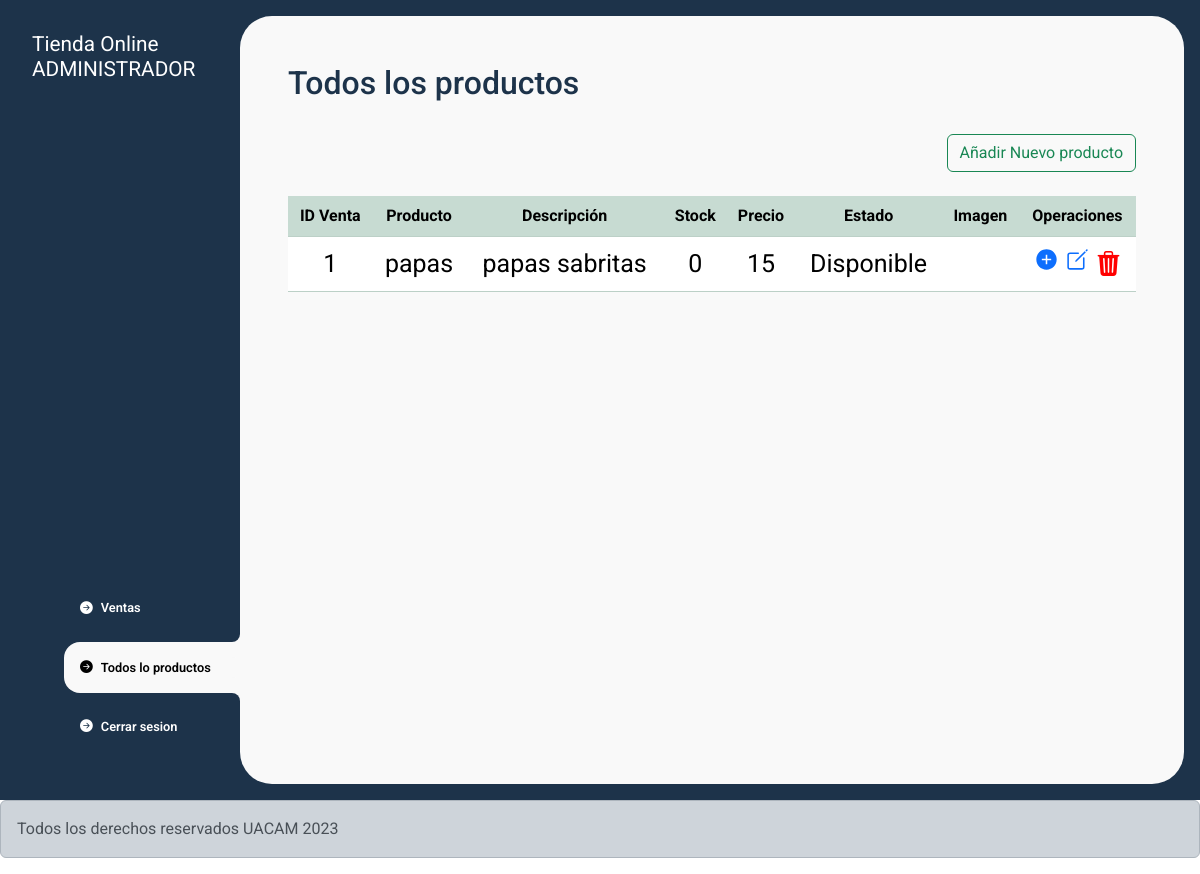
Page /src/webAdmin/dashboard.php on the earlier database version.
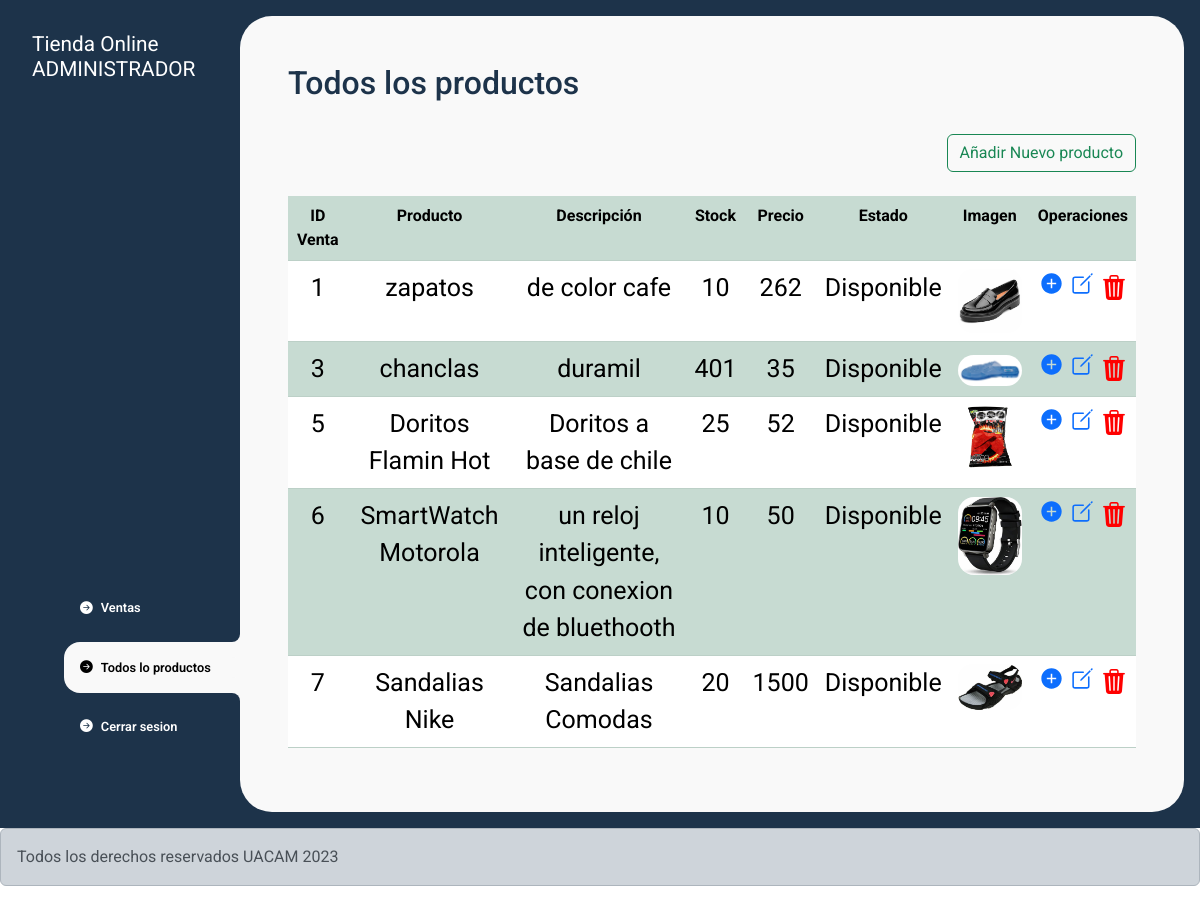
Same page on the later database version.
### tables this page shows
CREATE TABLE `productos` (
  `id_producto` int(11) NOT NULL,
  `nombre` varchar(50) NOT NULL,
  `description` varchar(100) NOT NULL,
  `stock` int(11) NOT NULL DEFAULT 0,
  `Precio` float DEFAULT 0,
  `imagen` varchar(250) NOT NULL,
  `Estado` varchar(20) NOT NULL DEFAULT 'Disponible'
);

### src/webAdmin/dashboard.php (the view, shortened to what this page needs)
<?php
  include('./../../includes/conexion.php');
?>
<!DOCTYPE html>
<html lang="en">
<head>
    <?php
      include("./../../includes/head.php");
?>
    <link rel="stylesheet" href="./../../css/main.css">
</head>
<body>
    <div class="wrapper">
        <?php
      include("./../../includes/headerAdmin.php");
?>
        <main>
            <h2 class="titulo-principal">Todos los productos</h2>
            <div class="btn-add-products">
                <a href="./add_Products.php" type="button" class=" btn btn-outline-success">Añadir Nuevo producto</a>
            </div>
            <?php
               $productQueyr = mysqli_query($conn,"SELECT*FROM productos");
            ?>
            <br>
            <table class="table table-success table-striped">
                <tr class="bg-gray-100 border-b-2 border-gray-200 p-2 text-center">
                    <th class="p-2">ID Venta</th>
                    <th class="p-2">Producto</th>
                    <th class="p-2">Descripción</th>
                    <th class="p-2">Stock</th>
                    <th class="p-2">Precio</th>
                    <th class="p-2">Estado</th>
                    <th class="p-2">Imagen</th>
                    <th class="w-1/5 p-2">Operaciones</th>
                </tr>
                <?php
		while($row = $productQueyr->fetch_assoc()) {
			echo'<tr style="font-size: 25px;"class="text-center">';
				echo'<td class="bg-white p-2">'.$row["id_producto"].'</td>';
				echo'<td class="bg-white p-2">'.$row["nombre"].'</td>';
				echo'<td class="bg-white p-2">'.$row["description"].'</td>';
				echo'<td class="bg-white p-2">'.$row["stock"].'</td>';
				echo'<td class="bg-white p-2">'.$row["Precio"].'</td>';
				echo'<td class="bg-white p-2">'.$row["Estado"].'</td>';
                echo'<td class="bg-white p-2"><img class="carrito-producto-imagen" src="./../../img/'.$row['imagen'].'" alt="">'.'</td>';
                echo'<td class="bg-white p-2">
                    <a href="./plus_Products.php?idProducts='.$row["id_producto"].'">
                        <ion-icon name="add-circle-sharp"></ion-icon>
                    </a>
                    <a href="./edit_Products.php?idProducts='.$row["id_producto"].'">
                        <ion-icon name="create-outline"></ion-icon>
                    </a>
                    <a class="carrito-producto-eliminar" href="./../../crud/DeleteProducts.php?idProducts='.$row["id_producto"].'">
                        <i class="bi bi-trash3-fill"></i></ion-icon></a>
                </td>';
                echo '</tr>';
                }
                ?>
            </table>
        </main>
    </div>
    <?php
      include("./../../includes/foother.php");
    ?>
</body>
</html>

### includes/head.php (shortened to what this page needs)
<link rel="stylesheet" href="https://cdn.jsdelivr.net/npm/bootstrap-icons@1.10.3/font/bootstrap-icons.css">
<link href="https://cdn.jsdelivr.net/npm/bootstrap@5.3.0-alpha3/dist/css/bootstrap.min.css" rel="stylesheet"
>

### includes/headerAdmin.php
<aside>
    <header>
        <h1 class="logo"> Tienda Online</h1>
        <h1 class="logo"> ADMINISTRADOR</h1>
    </header>
    <nav>
        <ul class="menu">
            <li><a href="./VentasProductos.php" class="boton-menu boton-categoria"><i
                        class="bi bi-arrow-right-circle-fill"></i>Ventas</a>
            </li>
            <li><button class="boton-menu boton-categoria active"><i
                        class="bi bi-arrow-right-circle-fill"></i>Todos lo productos</button></li>
            <li><a href="./../../includes/logout.php?user=Admin"
                    class="boton-menu boton-categoria btn btn-danger"><i
                        class=" bi bi-arrow-right-circle-fill"></i>Cerrar sesion</a></li>
        </ul>
    </nav>
</aside>

### includes/foother.php
<footer>
    <div class="alert alert-dark" role="alert">
        Todos los derechos reservados UACAM 2023
    </div>
</footer>

### css/main.css (style rules this page uses)
:root { --moradobajo: #947fe8; --azul: #1d334a; --verde: #009933; --gris: #444444; --negro: #000000; --blanco: #ffffff; --morado: #4b33a8; --rojo: #ff0000; --naranja: #ff6600; --Fondo: #F9F9F9; --Encabezados: #4B4B4B; --Texto: #6F6F6F; --botones: #0072C6; --llamados-a-la-acción: #FF7600 ; --llamada:#9ACD32; }
* { margin: 0; padding: 0; box-sizing: border-box; font-family: 'Roboto', sans-serif; }
h1, h2, h3, h4, h5, h6, p, a, input, textarea { margin: 0; padding: 0; }
ul { list-style-type: none; }
a { text-decoration: none; }
.wrapper { display: grid; grid-template-columns: 1fr 4fr; background-color: var(--azul); }
aside { padding: 2rem; padding-right: 0; color: var(--blanco); position: sticky; top: 0; height: 100vh; display: flex; flex-direction: column; justify-content: space-between; }
.logo { font-weight: 400; font-size: 1.3rem; }
.menu { display: flex; flex-direction: column; gap: .5rem; }
.boton-menu { background-color: transparent; border: 0; color: var(--blanco); font-size: 1rem; cursor: pointer; display: flex; gap: .5rem; font-weight: 600; padding: 1rem; font-size: 0.8rem; }
.boton-menu.active { background-color: var(--Fondo); color: var(--negro); width: 100%; border-top-left-radius: 1rem; border-bottom-left-radius: 1rem; position: relative; }
.boton-menu.active::before { content: ''; position: absolute; width: 1rem; height: 2rem; bottom: 100%; right: 0; background-color: transparent; border-bottom-right-radius: .5rem; box-shadow: 0 1rem 0 var(--Fondo); }
.boton-menu.active::after { content: ''; position: absolute; width: 1rem; height: 2rem; top: 100%; right: 0; background-color: transparent; border-top-right-radius: .5rem; box-shadow: 0 -1rem 0 var(--Fondo); }
main { background-color: var(--Fondo); margin: 1rem; margin-left: 0; border-radius: 2rem; padding: 3rem; }
.titulo-principal { color: var(--azul); margin-bottom: 2rem; }
.carrito-producto-imagen { width: 4rem; border-radius: 1rem; }
.carrito-producto-eliminar { border: 0; background-color: transparent; color: var(--rojo); cursor: pointer; }
.btn-add-products { display: flexbox; text-align: right; justify-items: right; }

Differences in the rows shown:
changed productos id 1: nombre "papas" → "zapatos"; description "papas sabritas" → "de color cafe"; stock "0" → "10"; Precio "15" → "262"; imagen: picture added
added productos: id_producto "3", nombre "chanclas", description "duramil", stock "401", Precio "35", Estado "Disponible", imagen (picture)
added productos: id_producto "5", nombre "Doritos Flamin Hot", description "Doritos a base de chile", stock "25", Precio "52", Estado "Disponible", imagen (picture)
added productos: id_producto "6", nombre "SmartWatch Motorola", description "un reloj inteligente, con conexion de bluethooth", stock "10", Precio "50", Estado "Disponible", imagen (picture)
added productos: id_producto "7", nombre "Sandalias Nike", description "Sandalias Comodas", stock "20", Precio "1500", Estado "Disponible", imagen (picture)
